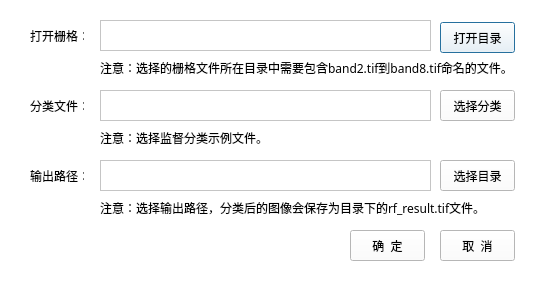
<?xml version="1.0" encoding="UTF-8"?>
<ui version="4.0">
 <class>RandomForestDialog</class>
 <widget class="QDialog" name="RandomForestDialog">
  <property name="geometry">
   <rect>
    <x>0</x>
    <y>0</y>
    <width>549</width>
    <height>282</height>
   </rect>
  </property>
  <property name="windowTitle">
   <string>随机森林监督分类</string>
  </property>
  <property name="windowIcon">
   <iconset resource="../resources/rfRc.qrc">
    <normaloff>:/ico/随机森林.ico</normaloff>:/ico/随机森林.ico</iconset>
  </property>
  <property name="styleSheet">
   <string notr="true">background-color: rgb(255, 255, 255);</string>
  </property>
  <widget class="QLabel" name="labelOpenRaster">
   <property name="geometry">
    <rect>
     <x>30</x>
     <y>30</y>
     <width>54</width>
     <height>12</height>
    </rect>
   </property>
   <property name="font">
    <font>
     <family>幼圆</family>
    </font>
   </property>
   <property name="text">
    <string>打开栅格：</string>
   </property>
  </widget>
  <widget class="QLabel" name="labelChooseSample">
   <property name="geometry">
    <rect>
     <x>30</x>
     <y>100</y>
     <width>54</width>
     <height>12</height>
    </rect>
   </property>
   <property name="font">
    <font>
     <family>幼圆</family>
    </font>
   </property>
   <property name="text">
    <string>分类文件：</string>
   </property>
  </widget>
  <widget class="QLabel" name="labelOutputPath">
   <property name="geometry">
    <rect>
     <x>30</x>
     <y>170</y>
     <width>54</width>
     <height>12</height>
    </rect>
   </property>
   <property name="font">
    <font>
     <family>幼圆</family>
    </font>
   </property>
   <property name="text">
    <string>输出路径：</string>
   </property>
  </widget>
  <widget class="QTextEdit" name="txtRasterPath">
   <property name="geometry">
    <rect>
     <x>100</x>
     <y>20</y>
     <width>331</width>
     <height>31</height>
    </rect>
   </property>
   <property name="font">
    <font>
     <family>幼圆</family>
    </font>
   </property>
  </widget>
  <widget class="QTextEdit" name="txtVectorPath">
   <property name="geometry">
    <rect>
     <x>100</x>
     <y>90</y>
     <width>331</width>
     <height>31</height>
    </rect>
   </property>
   <property name="font">
    <font>
     <family>幼圆</family>
    </font>
   </property>
  </widget>
  <widget class="QTextEdit" name="txtoutputPath">
   <property name="geometry">
    <rect>
     <x>100</x>
     <y>160</y>
     <width>331</width>
     <height>31</height>
    </rect>
   </property>
   <property name="font">
    <font>
     <family>幼圆</family>
    </font>
   </property>
  </widget>
  <widget class="QPushButton" name="pushButtonOpenRaster">
   <property name="geometry">
    <rect>
     <x>440</x>
     <y>22</y>
     <width>75</width>
     <height>31</height>
    </rect>
   </property>
   <property name="font">
    <font>
     <family>幼圆</family>
    </font>
   </property>
   <property name="text">
    <string>打开目录</string>
   </property>
  </widget>
  <widget class="QPushButton" name="pushButtonChooseSample">
   <property name="geometry">
    <rect>
     <x>440</x>
     <y>90</y>
     <width>75</width>
     <height>31</height>
    </rect>
   </property>
   <property name="font">
    <font>
     <family>幼圆</family>
    </font>
   </property>
   <property name="text">
    <string>选择分类</string>
   </property>
  </widget>
  <widget class="QPushButton" name="pushButtonOutputPath">
   <property name="geometry">
    <rect>
     <x>440</x>
     <y>160</y>
     <width>75</width>
     <height>31</height>
    </rect>
   </property>
   <property name="font">
    <font>
     <family>幼圆</family>
    </font>
   </property>
   <property name="text">
    <string>选择目录</string>
   </property>
  </widget>
  <widget class="QPushButton" name="pushButtonDefine">
   <property name="geometry">
    <rect>
     <x>350</x>
     <y>230</y>
     <width>75</width>
     <height>31</height>
    </rect>
   </property>
   <property name="font">
    <font>
     <family>幼圆</family>
    </font>
   </property>
   <property name="text">
    <string>确  定</string>
   </property>
  </widget>
  <widget class="QPushButton" name="pushButtonCancle">
   <property name="geometry">
    <rect>
     <x>440</x>
     <y>230</y>
     <width>75</width>
     <height>31</height>
    </rect>
   </property>
   <property name="font">
    <font>
     <family>幼圆</family>
    </font>
   </property>
   <property name="text">
    <string>取  消</string>
   </property>
  </widget>
  <widget class="QLabel" name="labelOpenRaster_2">
   <property name="geometry">
    <rect>
     <x>100</x>
     <y>60</y>
     <width>431</width>
     <height>16</height>
    </rect>
   </property>
   <property name="font">
    <font>
     <family>幼圆</family>
    </font>
   </property>
   <property name="text">
    <string>注意：选择的栅格文件所在目录中需要包含band2.tif到band8.tif命名的文件。</string>
   </property>
  </widget>
  <widget class="QLabel" name="labelOpenRaster_3">
   <property name="geometry">
    <rect>
     <x>100</x>
     <y>130</y>
     <width>431</width>
     <height>16</height>
    </rect>
   </property>
   <property name="font">
    <font>
     <family>幼圆</family>
    </font>
   </property>
   <property name="text">
    <string>注意：选择监督分类示例文件。</string>
   </property>
  </widget>
  <widget class="QLabel" name="labelOpenRaster_4">
   <property name="geometry">
    <rect>
     <x>100</x>
     <y>200</y>
     <width>431</width>
     <height>16</height>
    </rect>
   </property>
   <property name="font">
    <font>
     <family>幼圆</family>
    </font>
   </property>
   <property name="text">
    <string>注意：选择输出路径，分类后的图像会保存为目录下的rf_result.tif文件。</string>
   </property>
  </widget>
 </widget>
 <resources>
  <include location="../resources/rfRc.qrc"/>
 </resources>
 <connections/>
</ui>
